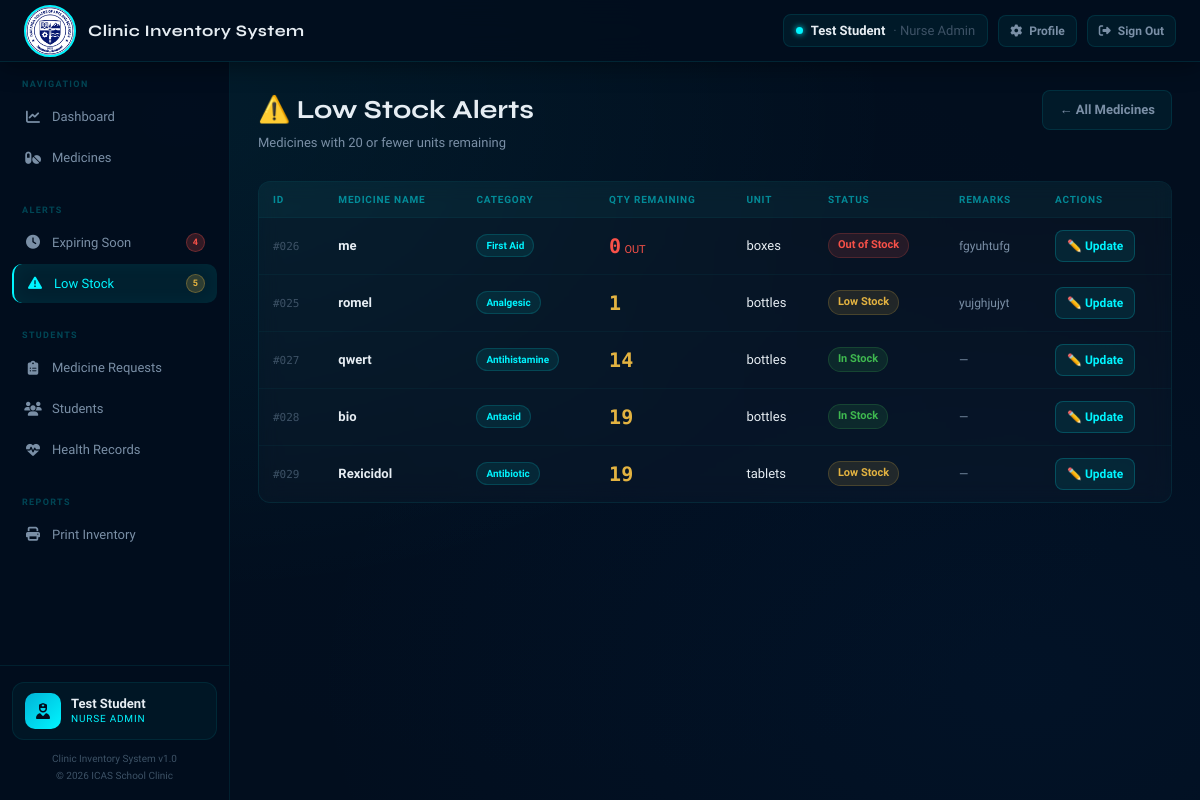
Page /lowstock.php (signed in) on the committed database.
### tables this page shows
CREATE TABLE `medicines` (
  `medicine_id` int(11) NOT NULL,
  `medicine_name` varchar(100) NOT NULL,
  `category` varchar(50) DEFAULT NULL,
  `quantity` int(11) DEFAULT 0,
  `unit` varchar(20) DEFAULT NULL,
  `expiration_date` date DEFAULT NULL,
  `date_added` date DEFAULT NULL,
  `status` varchar(20) DEFAULT 'In Stock',
  `remarks` text DEFAULT NULL,
  `image` varchar(255) DEFAULT NULL
);

### config/helpers.php (called while the page is built, shortened)
<?php
function statusClass(string $s): string {
    return match($s) {
        'In Stock'     => 'in-stock',
        'Low Stock'    => 'low-stock',
        'Out of Stock' => 'out-stock',
        'Expired'      => 'expired',
        default        => ''
    };
}
function qtyColor(int $qty): string {
    if ($qty === 0)  return 'var(--red)';
    if ($qty <= 20) return 'var(--yellow)';
    return 'var(--text)';
}
function medId(int $id): string {
    return '#' . str_pad($id, 3, '0', STR_PAD_LEFT);
}
?>

### lowstock.php (the view, shortened to what this page needs)
<?php
require_once __DIR__ . '/config/db.php';
require_once __DIR__ . '/config/helpers.php';
$result = $conn->query("SELECT * FROM medicines WHERE quantity <= 20 OR status IN ('Low Stock','Out of Stock') ORDER BY quantity ASC, medicine_name ASC");
require_once __DIR__ . '/includes/header.php';
?>
<div class="page-header">
  <div><h1>⚠️ Low Stock Alerts</h1><p>Medicines with 20 or fewer units remaining</p></div>
  <a href="medicines.php" class="btn btn-secondary">← All Medicines</a>
</div>
<div class="table-card">
  <table><thead><tr><th>ID</th><th>Medicine Name</th><th>Category</th><th>Qty Remaining</th><th>Unit</th><th>Status</th><th>Remarks</th><th>Actions</th></tr></thead>
  <tbody>
  <?php if ($result->num_rows > 0): while ($m = $result->fetch_assoc()): ?>
  <tr>
    <td><span class="med-id"><?= medId($m['medicine_id']) ?></span></td>
    <td><div class="med-name"><?= htmlspecialchars($m['medicine_name']) ?></div></td>
    <td><span class="badge cat"><?= htmlspecialchars($m['category'] ?: '—') ?></span></td>
    <td><span class="qty-num" style="color:<?= qtyColor((int)$m['quantity']) ?>;font-size:20px"><?= $m['quantity'] ?></span><?= $m['quantity']==0 ? ' <span style="font-size:11px;color:var(--red)">OUT</span>' : '' ?></td>
    <td><?= htmlspecialchars($m['unit'] ?: '—') ?></td>
    <td><span class="badge <?= statusClass($m['status']) ?>"><?= htmlspecialchars($m['status']) ?></span></td>
    <td style="color:var(--text2);font-size:12px;max-width:160px"><?= htmlspecialchars($m['remarks'] ?: '—') ?></td>
    <td><a href="edit_medicine.php?id=<?= $m['medicine_id'] ?>" class="btn btn-edit btn-sm">✏️ Update</a></td>
  </tr>
  <?php endwhile; else: ?>
  <tr><td colspan="8"><div class="empty-state"><span class="empty-icon">✅</span><p>All stocks are sufficient!</p></div></td></tr>
  <?php endif; ?>
  </tbody></table>
</div>
<?php require_once __DIR__ . '/includes/footer.php'; ?>

### assets/css/style.css (style rules this page uses)
:root { --bg: #020e1e; --surface: #071428; --surface2: #0a1a30; --surface3: #0d2040; --border: rgba(0,245,255,0.1); --border2: rgba(0,245,255,0.2); --accent: #00f5ff; --accent2: #00b4d8; --text: #e6edf3; --text2: #7a8fa6; --text3: #3d5266; --red: #f85149; --green: #3fb950; --yellow: #e3b341; --blue: #58a6ff; --purple: #bc8cff; --radius: 12px; --shadow: 0 8px 32px rgba(0,0,0,0.6); --topbar-h: 62px; }
*, *::before, *::after { margin:0; padding:0; box-sizing:border-box; }
body { font-family: 'Exo 2', sans-serif; background: var(--bg); background-image: radial-gradient(ellipse at 15% 15%, rgba(0,245,255,0.06) 0%, transparent 50%), radial-gradient(ellipse at 85% 85%, rgba(0,100,200,0.05) 0%, transparent 50%), radial-gradient(ellipse at 50% 50%, rgba(0,50,100,0.03) 0%, transparent 70%); background-attachment: fixed; color: var(--text); min-height: 100vh; font-size: 14px; line-height: 1.5; }
a { text-decoration: none; color: inherit; }
.page-header { display: flex; align-items: flex-start; justify-content: space-between; margin-bottom: 28px; gap: 16px; }
.page-header h1 { font-family: 'Syne', sans-serif; font-size: 26px; font-weight: 700; color: var(--text); }
.page-header p { color: var(--text2); font-size: 13px; margin-top: 4px; }
.table-card { background: rgba(255,255,255,0.02); border: 1px solid rgba(0,245,255,0.08); border-radius: var(--radius); overflow: hidden; margin-bottom: 24px; backdrop-filter: blur(10px); }
.table-card { overflow-x: auto; }
table { width: 100%; border-collapse: collapse; min-width: 700px; }
thead th { background: rgba(0,245,255,0.04); padding: 10px 14px; text-align: left; font-size: 10px; font-weight: 700; text-transform: uppercase; letter-spacing: .08em; color: rgba(0,245,255,0.5); white-space: nowrap; border-bottom: 1px solid rgba(0,245,255,0.08); }
tbody tr { border-bottom: 1px solid rgba(0,245,255,0.04); transition: background .15s; }
tbody tr:last-child { border: none; }
td { padding: 12px 14px; font-size: 13px; color: var(--text); vertical-align: middle; }
.med-name { font-weight: 600; color: var(--text); }
.med-id { font-family: 'DM Mono', monospace; font-size: 11px; color: var(--text3); }
.qty-num { font-family: 'DM Mono', monospace; font-weight: 600; font-size: 15px; }
.badge { display: inline-flex; align-items: center; gap: 4px; padding: 3px 9px; border-radius: 20px; font-size: 11px; font-weight: 600; white-space: nowrap; }
.badge.in-stock { background: rgba(63,185,80,.12); color: var(--green); border: 1px solid rgba(63,185,80,.2); }
.badge.low-stock { background: rgba(227,179,65,.12); color: var(--yellow); border: 1px solid rgba(227,179,65,.2); }
.badge.out-stock { background: rgba(248,81,73,.12); color: var(--red); border: 1px solid rgba(248,81,73,.2); }
.badge.cat { background: rgba(0,245,255,.08); color: var(--accent); font-size: 10px; border: 1px solid rgba(0,245,255,.15); }
.btn { display: inline-flex; align-items: center; gap: 7px; padding: 9px 16px; border-radius: 8px; font-size: 13px; font-weight: 600; cursor: pointer; border: none; transition: all .2s; white-space: nowrap; text-decoration: none; font-family: 'Exo 2', sans-serif; }
.btn-secondary { background: rgba(0,245,255,0.05); color: var(--text2); border: 1px solid rgba(0,245,255,0.1); }
.btn-edit { background: rgba(0,245,255,.08); color: var(--accent); border: 1px solid rgba(0,245,255,.2); }
.btn-sm { padding: 6px 11px; font-size: 12px; }

### rows in the picture
medicines: medicine_id "#026", medicine_name "me", category "First Aid", quantity "0", shows "OUT", unit "boxes", status "Out of Stock", remarks "fgyuhtufg"
medicines: medicine_id "#025", medicine_name "romel", category "Analgesic", quantity "1", unit "bottles", status "Low Stock", remarks "yujghjujyt"
medicines: medicine_id "#027", medicine_name "qwert", category "Antihistamine", quantity "14", unit "bottles", status "In Stock", remarks "—"
medicines: medicine_id "#028", medicine_name "bio", category "Antacid", quantity "19", unit "bottles", status "In Stock", remarks "—"
medicines: medicine_id "#029", medicine_name "Rexicidol", category "Antibiotic", quantity "19", unit "tablets", status "Low Stock", remarks "—"

### other values in the picture
getCurrentUser() "Test Student"
$expCount "4"
$lowCount "5"
